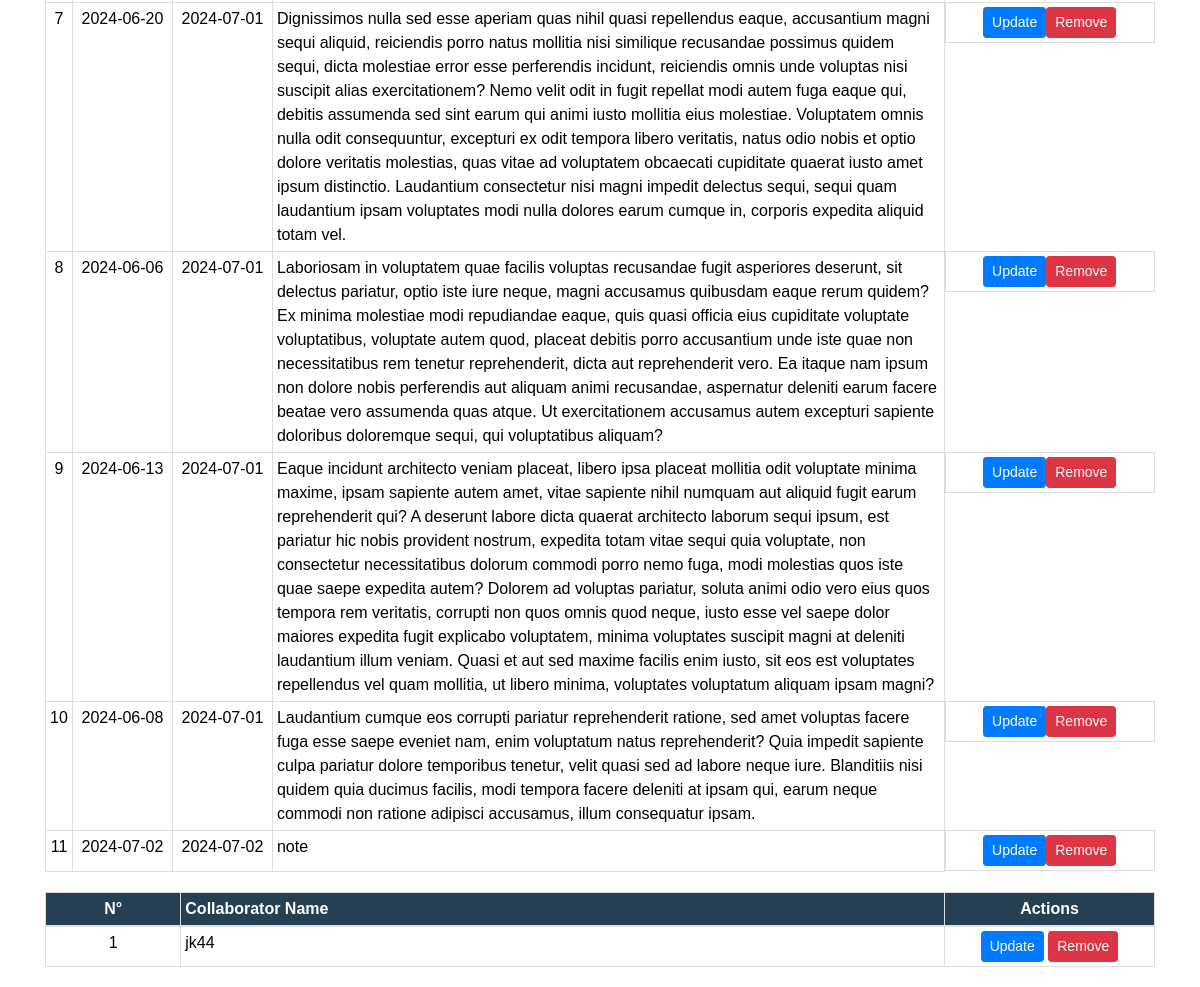
The app's page /task/40 (signed in, lower part), older data.
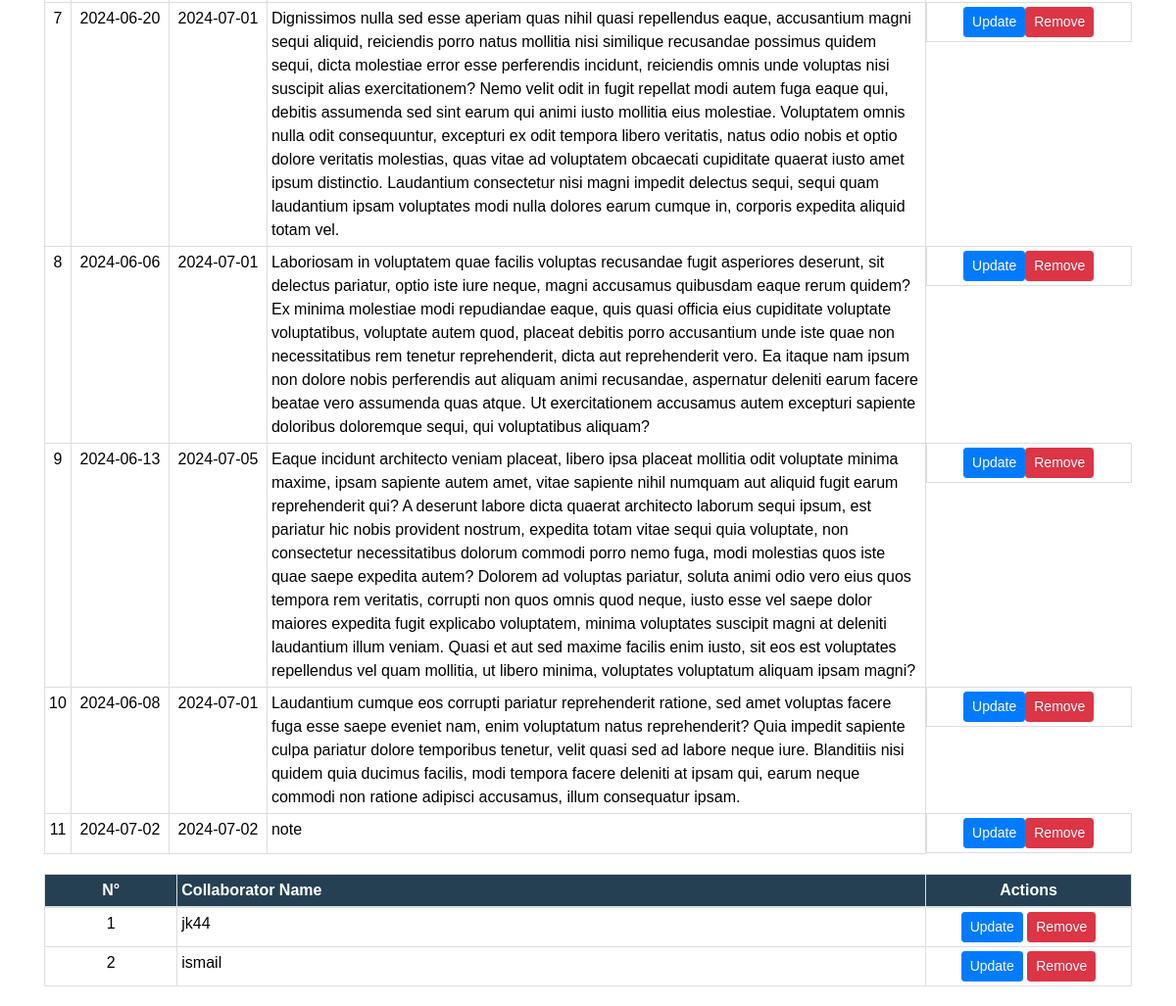
The same page, newer data.
### TaskManager/models.py (models this page shows, shortened)
class Note(db.Model):
    id = db.Column(db.Integer, primary_key=True)
    task_id = db.Column(db.Integer, db.ForeignKey('task.id'), nullable=False)
    content = db.Column(db.Text, nullable=False)
    created_at = db.Column(db.DateTime, default=datetime.utcnow)
    updated_at = db.Column(db.DateTime, default=datetime.utcnow, onupdate=datetime.utcnow)

class TaskCollaborator(db.Model):
    id = db.Column(db.Integer, primary_key=True)
    task_id = db.Column(db.Integer, db.ForeignKey('task.id'), nullable=False)
    user_id = db.Column(db.Integer, db.ForeignKey('user.id'), nullable=False)

class User(db.Model, UserMixin):
    id = db.Column(db.Integer, primary_key=True)
    username = db.Column(db.String(50), unique=True, nullable=False)
    email = db.Column(db.String(100), unique=True, nullable=False)
    password = db.Column(db.String(255), nullable=False)
    date_joined = db.Column(db.DateTime, default=datetime.now)
    last_login = db.Column(db.DateTime, default=datetime.now)
    tasks = db.relationship('Task', backref='user', lazy=True)
    task_collaborators = db.relationship('TaskCollaborator', backref='user', lazy=True)

### TaskManager/routes.py (the view)
@app.route("/task/<int:task_id>")
def task(task_id):
    if not current_user.is_authenticated:
        flash('You need to be logged in to access this page.', 'warning')
        return redirect(url_for('login'))
    task = Task.query.get_or_404(task_id)
    previous_task = Task.query.filter(
        Task.id < task_id, Task.user_id == current_user.id).order_by(Task.id.desc()).first()
    next_task = Task.query.filter(
        Task.id > task_id, Task.user_id == current_user.id).order_by(Task.id.asc()).first()
    return render_template('task.html',
                           title=task.title,
                           task=task,
                           previous_task=previous_task,
                           next_task=next_task)

### TaskManager/models.py (called while the page is built)
@login_manager.user_loader
def load_user(user_id):
    return User.query.get(int(user_id))

### TaskManager/templates/task.html (shortened to what this page needs)
{% extends "layout.html" %}
{% import 'macros_note.html' as macros %}
{% block content %}
<br>
<br>
<table class="table">
    <tbody>
        {% for note in task.notes %}
        <tr>
            <td class="text-center">{{ loop.index }}</td>
            <td class="text-center" style="width:100px;">{{ note.created_at.strftime('%Y-%m-%d') }}</td>
            <td class="text-center" style="width:100px;">{{ note.updated_at.strftime('%Y-%m-%d') }}</td>
            <td>{{ note.content }}</td>
            <td class="text-center d-flex  justify-content-center">
                <a href="{{ url_for('update_note', note_id=note.id) }}" class="btn btn-primary btn-sm">Update</a>
                <button type="button" class="btn btn-danger btn-sm" data-toggle="modal" data-target="#deleteModal{{ note.id }}">
                    Remove
                </button>
            </td>
        </tr>
        {% endfor %}
    </tbody>
</table>
<table class="table">
    <thead>
        <tr>
            <th scope="col" class="text-center">N°</th>
            <th scope="col">Collaborator Name</th>
            <th scope="col" class="text-center actions-column">Actions</th>
        </tr>
    </thead>
    <tbody>
        {% for collaborator in task.task_collaborators %}
        <tr>
            <td class="text-center">{{ loop.index }}</td>
            <td>{{ collaborator.user.username }}</td>
            <td class="text-center">
                <a href="#" class="btn btn-primary btn-sm">Update</a>
                <a href="#" class="btn btn-danger btn-sm">Remove</a>
            </td>
        </tr>
        {% endfor %}
    </tbody>
</table>
{% endblock content %}

Row changes from the older to the newer data that the page shows:
changed Note (number 3 of 5 on the later page): updated_at "2024-07-01" → "2024-07-05"
added TaskCollaborator: user.username "ismail"
